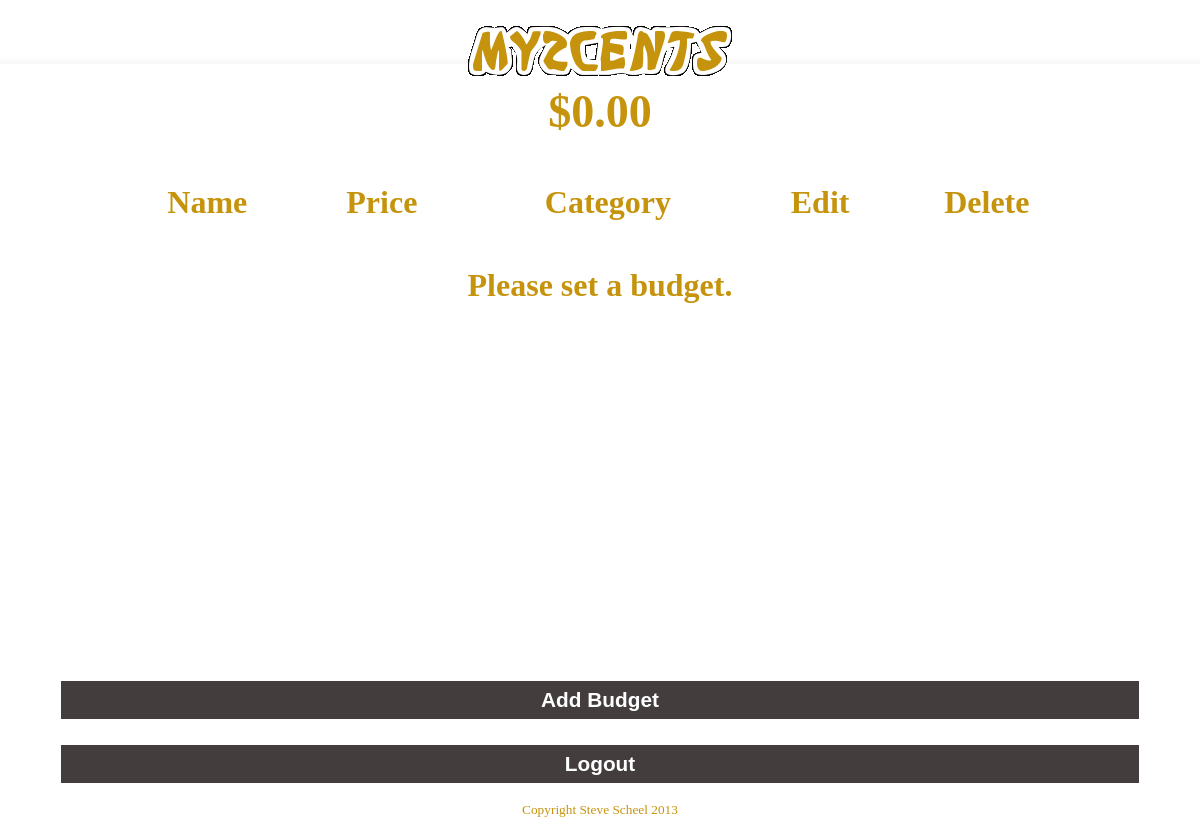
The app's page /accounts/profile (signed in), older data.
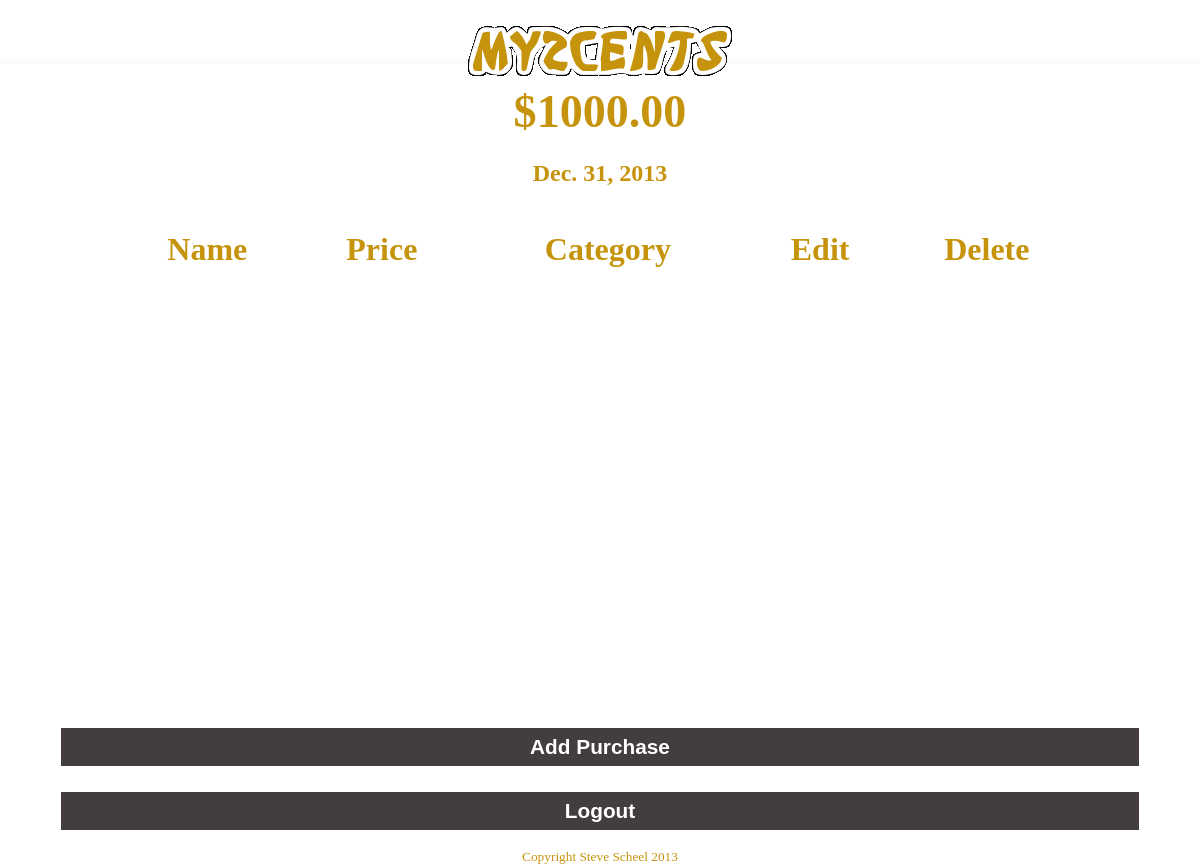
The same page, newer data.
### budget/models.py (models this page shows)
class BudgetModel(models.Model):
	id = models.AutoField(primary_key=True)
	user_account = models.ForeignKey(User)
	budget_amount = models.DecimalField(max_digits=15, decimal_places=2)
	is_weekly = models.BooleanField()
	budget_month = models.IntegerField()
	budget_year = models.IntegerField()
	end_date = models.DateField()

### my2cents/views.py (the view)
# urls.py: url(r'^accounts/profile', 'my2cents.views.profile_view'),
def profile_view(request):
	context = RequestContext(request)
	try:
		query = BudgetModel.objects.get(end_date__gte=datetime.date.today(),
			user_account=request.user)
		context['budget'] = query
	except BudgetModel.DoesNotExist:
		context['budget'] = None
		return render(request, 'my2cents/profile.html', context)
	query = context['budget'].purchasemodel_set.all()
	context['purchases'] = query
	return render(request, 'my2cents/profile.html', context)

### templates/my2cents/profile.html (shortened to what this page needs)
{% extends "base.html" %}
{% load static %}
{% block css %}
<link rel="stylesheet" type="text/css" href="{% static "assets/css/profile.css" %}">
{% endblock %}
{% block link%}
<a href="/accounts/profile/">
{% endblock %}
{% block endlink%}
</a>
{% endblock %}
{% block content %}
	{% if budget %}<p><h1><big><big>${{ budget.budget_amount }}</big></big></h1></p>
	<h2>{{ budget.end_date}}</h2>
	{% else %}<h1><big><big>$0.00</big></big></h1>
	{% endif %}
	<div id="table_div">
		<table>
			<tr>
				<th><h1>Name</h1></th>
				<th><h1>Price</h1></th>
				<th><h1>Category</h1></th>
				<th><h1>Edit</h1></th>
				<th><h1>Delete</h1></th>
			</tr>
			{% if budget %}
				</table>
			{% else %}
				</table>
				<h1>Please set a budget.</h1>
			</div>
			<form action="/budgets/newbudget">
				<input type="submit" value="Add Budget" id="link-button">
			</form>
			{% endif %}
	</div>
	{% if budget %}
	<form action="/budgets/newpurchase">
		<input type="submit" value="Add Purchase" id="link-button">
	</form>
	{% endif %}
	<form action="/logout/">
		<input type="submit" value="Logout" id="link-button">
	</form>
{% endblock %}

### templates/base.html (shortened to what this page needs)
{% load static %}
<!DOCTYPE html>
<html>
	<head>
			<link rel="stylesheet" type="text/css" href="{% static "assets/css/base.css" %}">
			{% block css %}
			{% endblock %}
	</head>
	<body>
	<header>
		<div id="headimage">
			{% block link %} {% endblock %}
			<img src = "{%static "assets/images/images/logo.png" %}">
			{% block endlink %} {% endblock %}
		</div>
	</header>
	{% block content %}
	{% endblock %}
	<footer>
		<p><small>Copyright Steve Scheel 2013</small></p>
	</footer>
	</body>
</html>

### static/css/base.css (style rules this page uses)
html, body { margin:0; padding:0; height:100%; width:100%; }
header { text-align:center; background-image: url('../images/images/headerbackground.png'); height:8%; }
img { height:90%; }

### static/css/profile.css (style rules this page uses)
html, body { -webkit-appearance: none; margin:0; padding:0; height:100%; width:100%; text-align:center; }
p, h1, h2 { color:#c6930c; }
#table_div { height:62%; width:90%; margin:0 auto; text-align:center; }
table { width:90%; margin:0 auto; text-align:center; }
form { height:5%; width:90%; margin:2% auto 0 auto; }
input { width:100%; height:100%; margin-bottom:3%; padding:2px 5px; border:1px solid; }
#link-button { height:100%; background-color:#443d3d; color:#FFF; text-align:center; font-weight:bolder; font-size:1.3em; }

Row changes from the older to the newer data that the page shows:
added BudgetModel: budget_amount "1000.00", end_date "Dec. 31, 2013"
Text that changed along with them:
form field value: (not shown) → "Add Purchase"
form field value: "Add Budget" → (not shown)
text no longer shown: "$0.00 Please set a budget."
